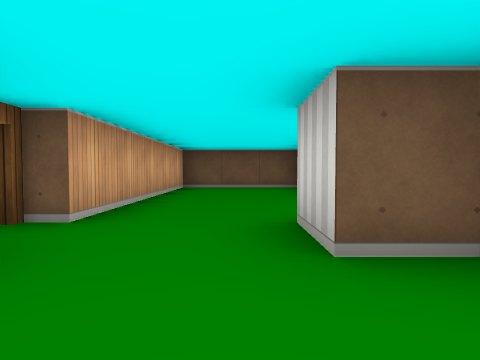
[1] (above)

18 first-person views from a walk through a cub3D level. The camera is about half as high as the walls, tilts 2° down and sees 80° across. The floor is counted in squares. Each view is taken from the middle of a square. On the plan, view 1 faces up. The plan holds only what a view shows up to about 9 squares ahead; the rest is blank.

[2]
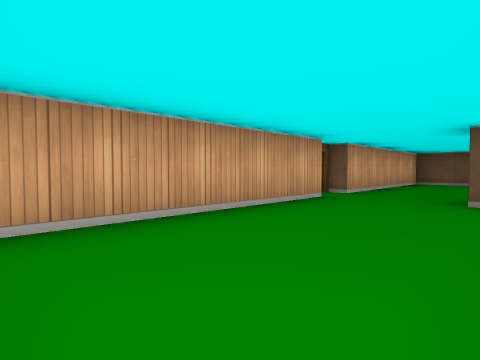

[3]
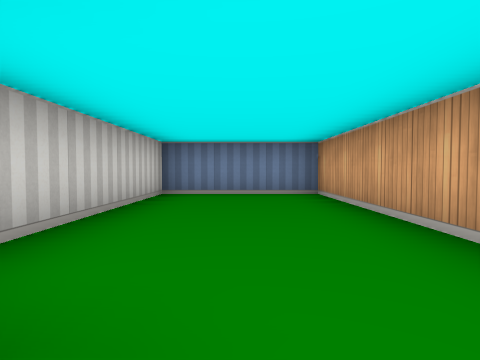

[4]
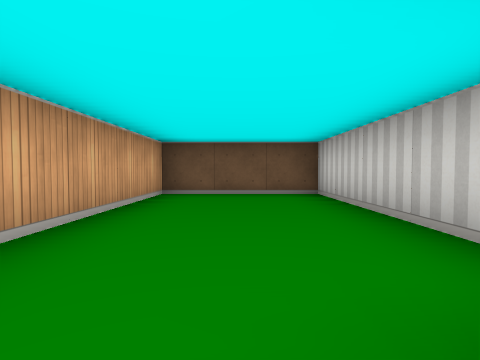

[5]
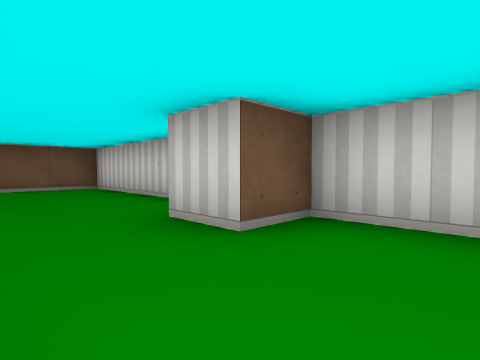

[6]
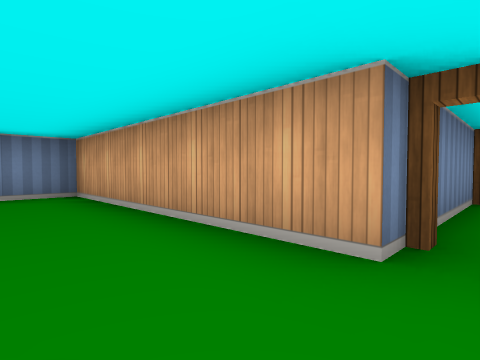

[7]
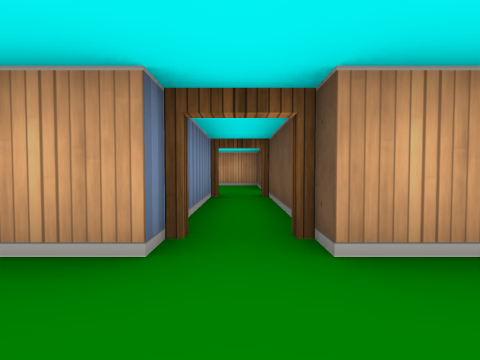

[8]
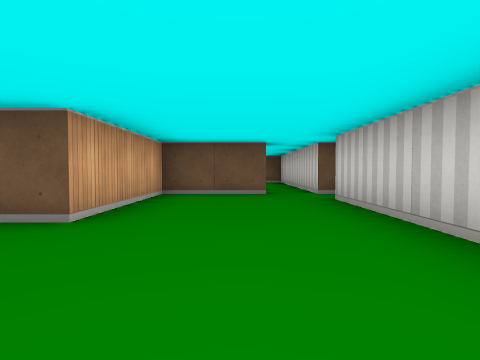

[9]
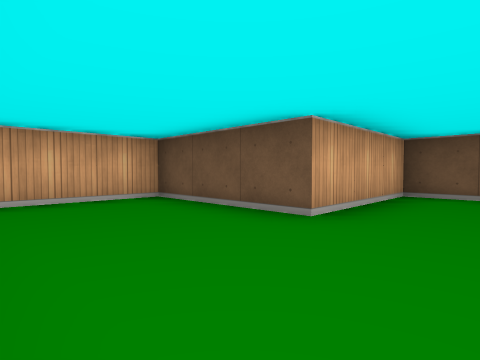

[10]
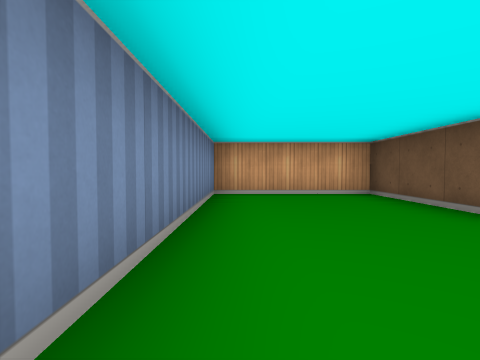

[11]
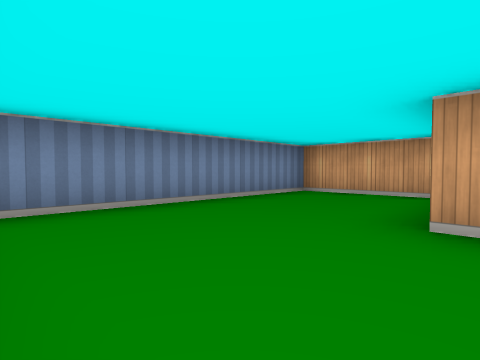

[12]
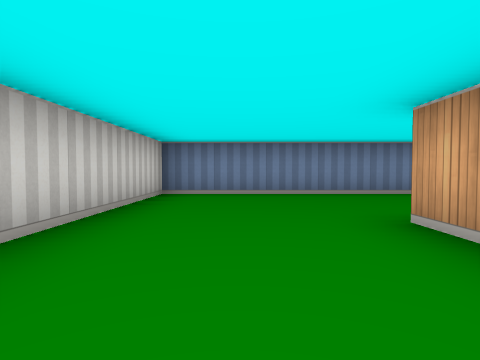

[13]
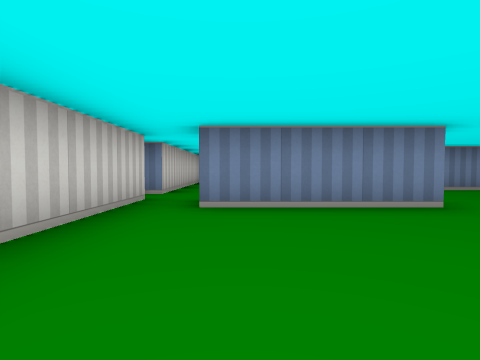

[14]
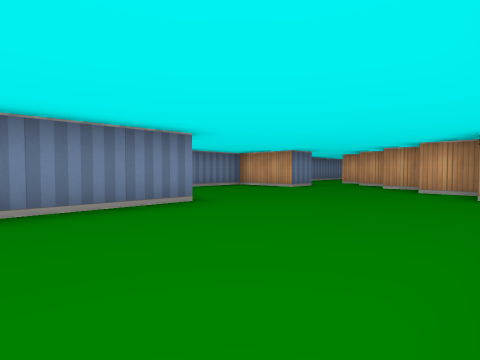

[15]
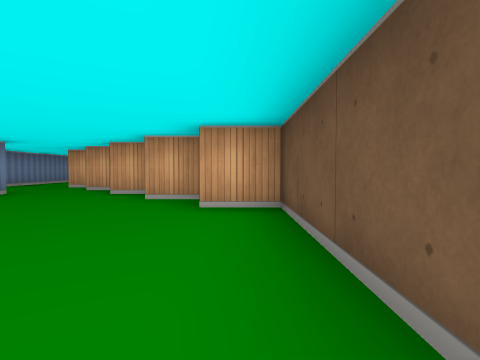

[16]
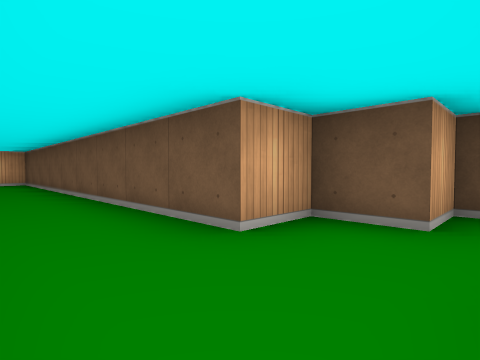

[17]
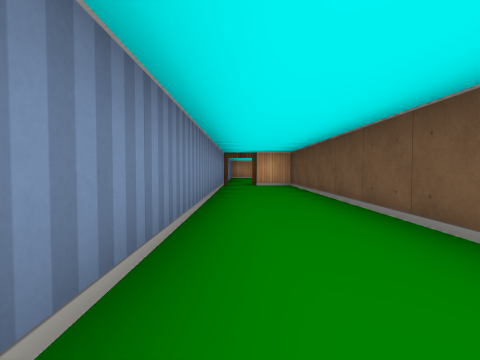

[18]
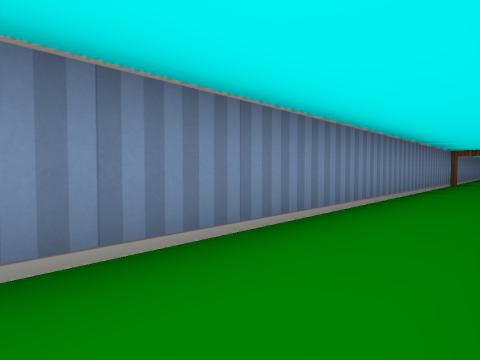

### Floor plan
Ten units are one square. View 1 is at (0, 0); x grows to the right and y downward. Boxes are objects, and circles mark ways between rooms. Rooms are numbered by the first view taken in them; rooms with no view inside come last. Other rooms are left out.
<svg viewBox="-277 -80 297 120">
<path fill="none" stroke="#000" d="M-15 -15 -15 35 15 35 15 -15 5 -15 5 -25M15 -38 15 -75 -15 -75 -15 -25M-65 -25 -85 -25 -85 5 -115 5 -115 35 -55 35 -55 -15M-145 -25 -135 -25 -135 -8M-132 -5 -116 -5M-145 -54 -145 -45M-155 -46 -155 -35 -165 -35 -165 -25 -255 -25 -255 -15M-96 -35 -65 -35M-135 -65 -135 -55M-95 -75 -125 -75 -125 -65M-55 -25 -55 -60M-272 -5 -161 -5M-55 -15 -15 -15M-15 -25 -55 -25"/>
<circle cx="-20" cy="-20" r="3" fill="#2a7"/>
<circle cx="-60" cy="-30" r="3" fill="#2a7"/>
<circle cx="-50" cy="-20" r="3" fill="#2a7"/>
<text x="0" y="-20">1</text>
<text x="-80" y="10">2</text>
<text x="-130" y="-30">3</text>
<text x="-40" y="-20">4</text>
</svg>
Room 1 opens to room 4. Room 2 opens to room 3. Room 2 opens to room 4.

Where each view was taken, in squares from view 1:
view 1: 0 up, 0 right, facing up
view 2: 3 down, 1 right, facing up-left
view 3: 2 up, 0 right, facing down
view 4: 2 up, 0 right, facing up
view 5: 0 up, 1 left, facing up-right
view 6: 2 up, 0 right, facing down-left
view 7: 2 up, 0 right, facing left
view 8: 3 down, 7 left, facing up
view 9: 3 down, 7 left, facing up-left
view 10: 3 down, 6 left, facing left
view 11: 0 up, 6 left, facing down-left
view 12: 2 up, 7 left, facing down
view 13: 7 up, 7 left, facing down
view 14: 7 up, 7 left, facing down-left
view 15: 7 up, 9 left, facing left
view 16: 1 up, 15 left, facing up-left
view 17: 1 up, 17 left, facing left
view 18: 2 up, 16 left, facing down-left
